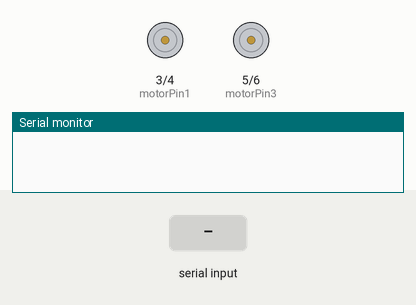
Recording of a sketch running on a simulated Arduino Uno, built with avr-gcc and run on an emulated ATmega328P. On the bench: motor-driver pin pairs drawn as motors (green arrow = first pin HIGH = forward, orange = second pin HIGH = backward, longer = more drive), the last lines printed to the serial monitor. Inputs (shaded band) come from the test bench.

Above: at 1.2 s.
1.3 s: "F" received over Serial
At 1.7 s:
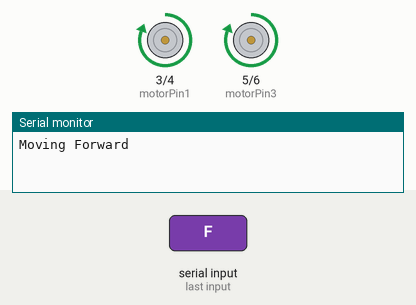
2.8 s: "B" received over Serial
At 4.0 s:
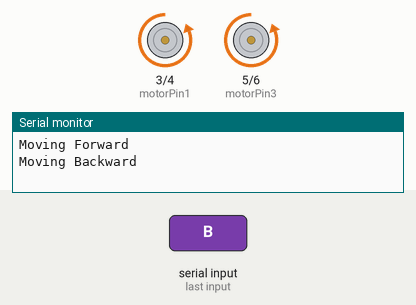
4.3 s: "L" received over Serial
At 5.2 s:
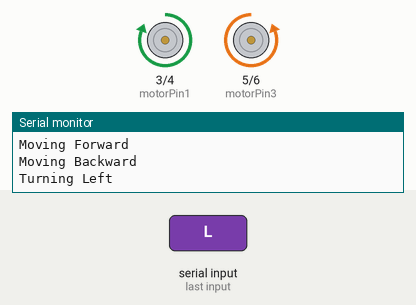
5.8 s: "R" received over Serial
At 6.4 s:
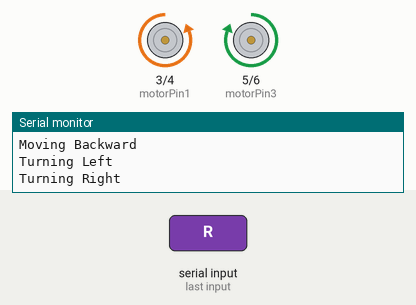
Timing chart, 0 to 8.3 s (numbered marks = the images above; inputs shaded):
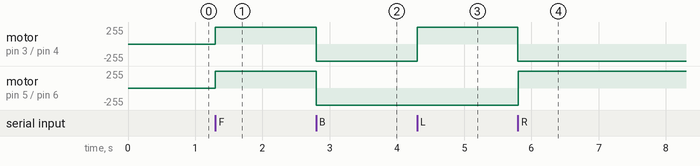

The sketch:

Ball_Tracker.ino
```cpp
// Motor Pins
const int motorPin1 = 3;   // Motor A forward
const int motorPin2 = 4;   // Motor A backward
const int motorPin3 = 5;   // Motor B forward
const int motorPin4 = 6;   // Motor B backward

void setup() {
  // Initialize the serial communication at 9600 baud rate
  Serial.begin(9600);

  // Set motor control pins as OUTPUT
  pinMode(motorPin1, OUTPUT);
  pinMode(motorPin2, OUTPUT);
  pinMode(motorPin3, OUTPUT);
  pinMode(motorPin4, OUTPUT);
}

void loop() {
  // Check if data is available to read from the serial port
  if (Serial.available() > 0) {
    char incomingByte = Serial.read();  // Read the incoming byte

    // Perform actions based on the received character
    if (incomingByte == 'F') {
      // Move forward: Motors A and B forward
      digitalWrite(motorPin1, HIGH);
      digitalWrite(motorPin2, LOW);
      digitalWrite(motorPin3, HIGH);
      digitalWrite(motorPin4, LOW);
      Serial.println("Moving Forward");
    }
    else if (incomingByte == 'B') {
      // Move backward: Motors A and B backward
      digitalWrite(motorPin1, LOW);
      digitalWrite(motorPin2, HIGH);
      digitalWrite(motorPin3, LOW);
      digitalWrite(motorPin4, HIGH);
      Serial.println("Moving Backward");
    }
    else if (incomingByte == 'L') {
      // Turn left: Motor A forward, Motor B backward
      digitalWrite(motorPin1, HIGH);
      digitalWrite(motorPin2, LOW);
      digitalWrite(motorPin3, LOW);
      digitalWrite(motorPin4, HIGH);
      Serial.println("Turning Left");
    }
    else if (incomingByte == 'R') {
      // Turn right: Motor A backward, Motor B forward
      digitalWrite(motorPin1, LOW);
      digitalWrite(motorPin2, HIGH);
      digitalWrite(motorPin3, HIGH);
      digitalWrite(motorPin4, LOW);
      Serial.println("Turning Right");
    }
    else if (incomingByte == 'S') {
      // Stop: Stop all motors
      digitalWrite(motorPin1, LOW);
      digitalWrite(motorPin2, LOW);
      digitalWrite(motorPin3, LOW);
      digitalWrite(motorPin4, LOW);
      Serial.println("Stopping");
    }
    else {
      Serial.println("Invalid command received");
    }
  }
}
```

Measured:
- after the input at 1.3 s, motor on pin 3 (motorPin1) / pin 4 (motorPin2), motor on pin 5 (motorPin3) / pin 6 (motorPin4): stopped → forward 255/255 at once
- after the input at 2.8 s, motor on pin 3 (motorPin1) / pin 4 (motorPin2), motor on pin 5 (motorPin3) / pin 6 (motorPin4): forward 255/255 → backward 255/255 at once
- after the input at 4.3 s, motor on pin 3 (motorPin1) / pin 4 (motorPin2): backward 255/255 → forward 255/255 at once
- after the input at 5.8 s, motor on pin 3 (motorPin1) / pin 4 (motorPin2): forward 255/255 → backward 255/255 at once; motor on pin 5 (motorPin3) / pin 6 (motorPin4): backward 255/255 → forward 255/255 at once
